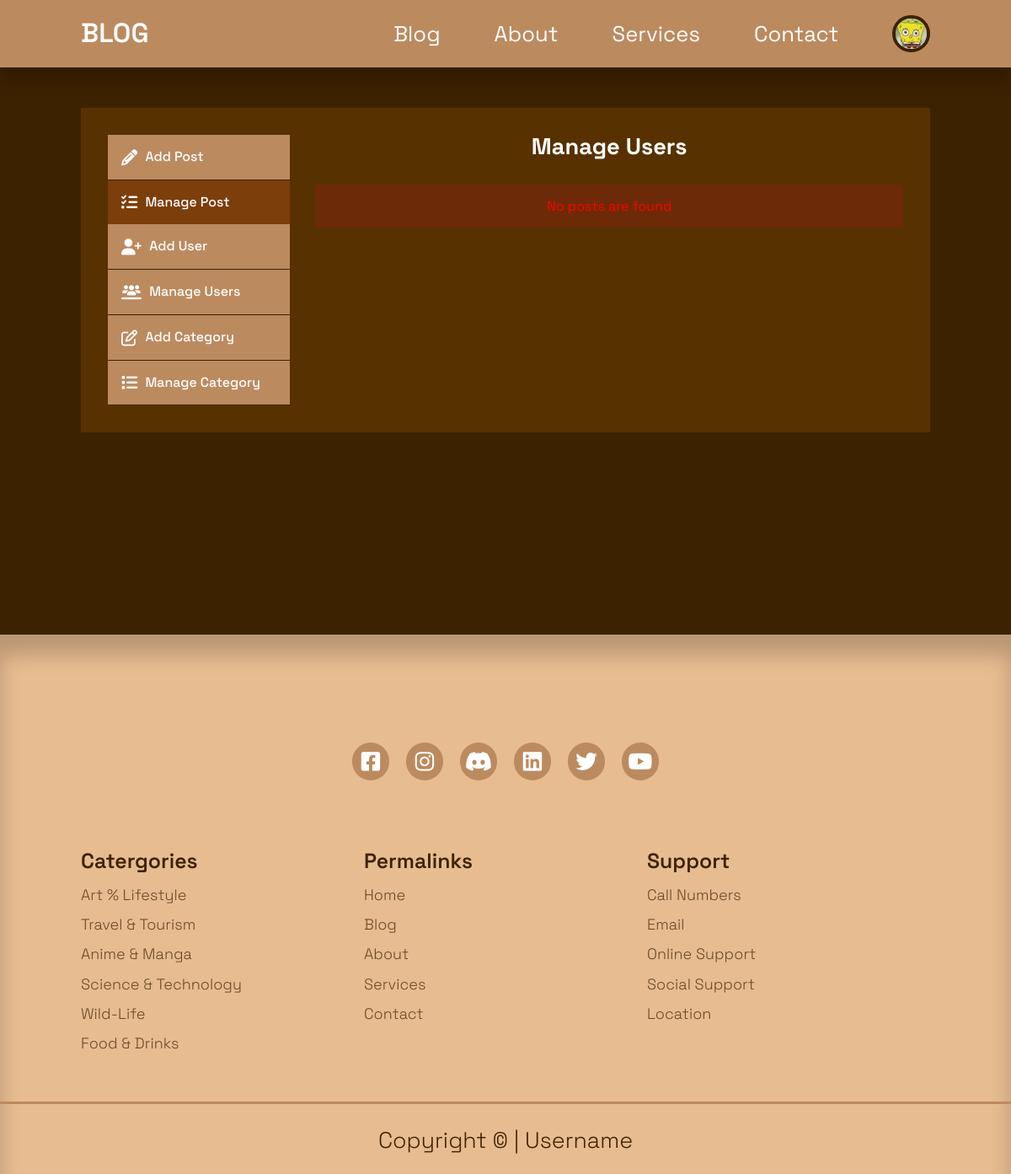
/admin/ (signed in), run on an earlier commit of the app's database.
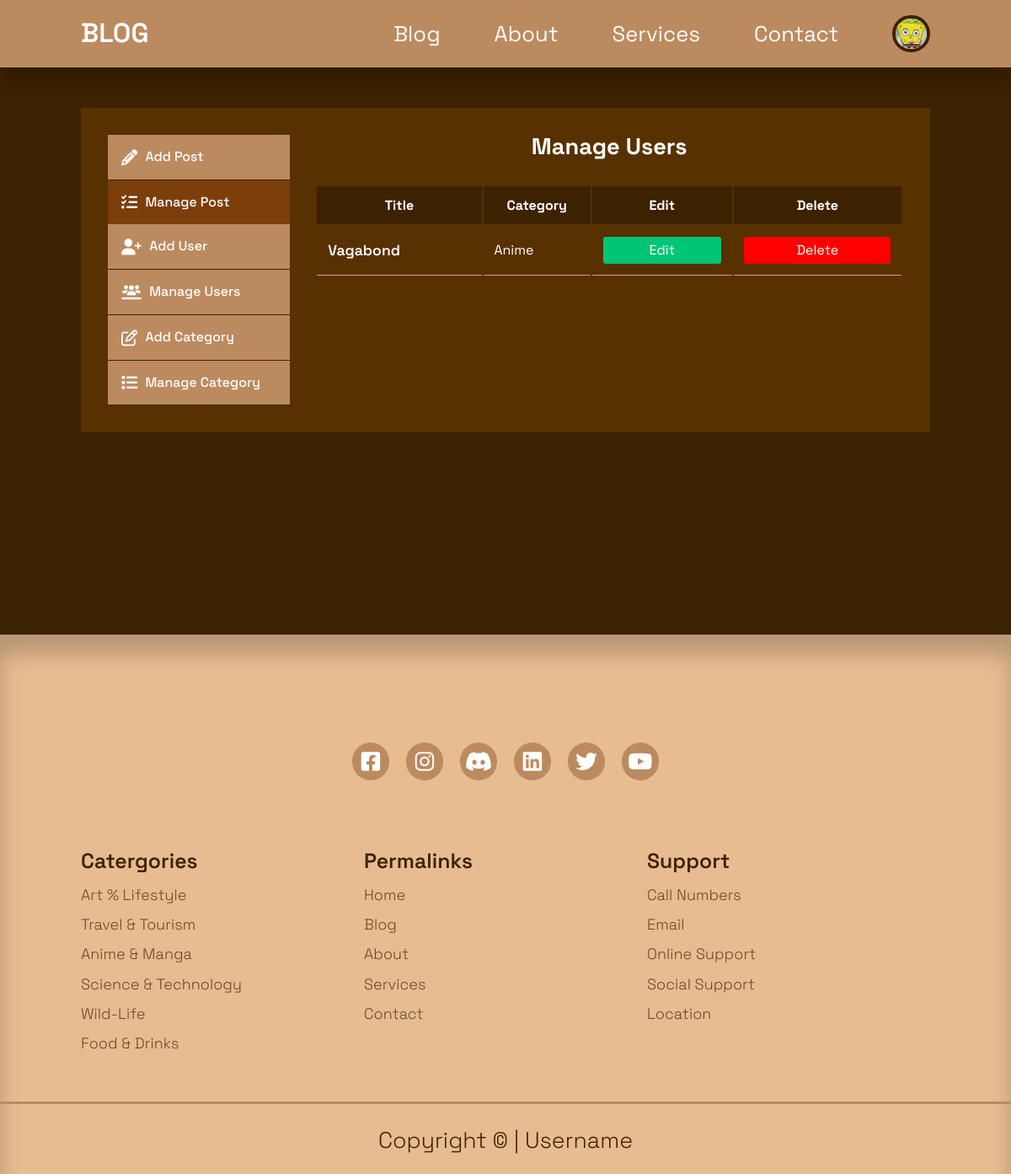
And on a later commit of the database.
### tables this page shows
CREATE TABLE `posts` (
  `id` int(10) UNSIGNED NOT NULL,
  `title` varchar(225) NOT NULL,
  `body` text NOT NULL,
  `thumbnail` varchar(255) NOT NULL,
  `date_time` timestamp NOT NULL DEFAULT current_timestamp(),
  `category_id` int(10) UNSIGNED DEFAULT NULL,
  `author_id` int(10) UNSIGNED NOT NULL,
  `is_featured` tinyint(1) NOT NULL
);

CREATE TABLE `categories` (
  `id` int(10) UNSIGNED NOT NULL,
  `title` varchar(50) NOT NULL,
  `description` text NOT NULL
);

### admin/index.php (the view, shortened to what this page needs)
<?php
  include 'partials/header.php';
  $current_user_id = $_SESSION['user-id'];
  $query = "SELECT id, title, category_id FROM posts WHERE author_id=$current_user_id ORDER BY id DESC";
  $posts =  mysqli_query($connection,$query);
?>
<main>
  <section class="dashboard">
    <div class="container dashboard-container">
      <aside>
        <ul>
          <li>
            <a href="add-post.php">
              <i class="fa-solid fa-pencil"></i>
              <h5>Add Post</h5>
            </a>
          </li>
          <li>
            <a href="index.php" class="dashboard-active">
              <i class="fa-solid fa-list-check"></i>
              <h5>Manage Post</h5>
            </a>
          </li>
          <?php if(isset($_SESSION['user_is_admin'])) : ?>
          <li>
            <a href="add-user.php">
              <i class="fa-solid fa-user-plus"></i>
              <h5>Add User</h5>
            </a>
          </li>
          <li>
            <a href="manage-users.php">
              <i class="fa-solid fa-users-line"></i>
              <h5>Manage Users</h5>
            </a>
          </li>
          <li>
            <a href="add-category.php">
              <i class="fa-regular fa-pen-to-square"></i>
              <h5>Add Category</h5>
            </a>
          </li>
          <li>
            <a href="manage-categories.php" class="active">
              <i class="fa-solid fa-list"></i>
              <h5>Manage Category</h5>
            </a>
          </li>
          <?php endif ?>
          </ul>
        </aside>
        <div class="main-table" >
          <h2>Manage Users</h2>
          <?php if(mysqli_num_rows($posts) > 0) : ?>
          <table>
            <thead>
              <tr>
                <th>Title</th>
                <th>Category</th>
                <th>Edit</th>
                <th>Delete</th>
              </tr>
            </thead>
            <tbody>
              <?php while($post = mysqli_fetch_assoc($posts)) : ?>
                <?php
                  $category_id = $post['category_id'];
                  $category_query = "SELECT title FROM categories WHERE id=$category_id";
                  $category_result = mysqli_query($connection, $category_query);
                  $category = mysqli_fetch_assoc($category_result);
                ?>
              <tr>
                <td><?= $post['title'] ?></td>
                <td><?= $category['title'] ?></td>
                <td><a href="<?= ROOT_URL ?>admin/edit-post.php?id=<?= $post['id'] ?>" class="edit-button sm" >Edit</a></td>
                <td><a href="<?= ROOT_URL ?>admin/delete-post.php?id=<?= $post['id'] ?>" class="delete-button sm" >Delete</a></td>
              </tr>
              <?php endwhile ?>
            </tbody>
          </table>
          <?php else : ?>
            <div class="alert-message error">
            </div>
          <?php endif ?>
        </div>
      </div>
    </section>
  </main>
  <footer>
    <section class="footer-socials" >
      <a href="https://facebook.com" target="_blank"><i class="fa-brands fa-square-facebook"></i></a>
      <a href="https://instagram.com" target="_blank"><i class="fa-brands fa-instagram"></i></a>
      <a href="https://discord.com" target="_blank"><i class="fa-brands fa-discord"></i></a>
      <a href="https://linkedin.com" target="_blank"><i class="fa-brands fa-linkedin"></i></a>
      <a href="https://twitter.com" target="_blank"><i class="fa-brands fa-twitter"></i></a>
      <a href="https://youtube.com" target="_blank"><i class="fa-brands fa-youtube"></i></a>
    </section>
    <div class="container footer-container">
      <article>
        <h4>Catergories</h4>
        <ul>
          <li><a href="">Art % Lifestyle</a></li>
          <li><a href="">Travel & Tourism</a></li>
          <li><a href="">Anime & Manga</a></li>
          <li><a href="">Science & Technology</a></li>
          <li><a href="">Wild-Life</a></li>
          <li><a href="">Food & Drinks</a></li>
        </ul>
      </article>
      <article>
        <h4>Permalinks</h4>
        <ul>
          <li><a href="index.php">Home</a></li>
          <li><a href="post.php">Blog</a></li>
          <li><a href="about.php">About</a></li>
          <li><a href="services.php">Services</a></li>
          <li><a href="contact.php">Contact</a></li>
        </ul>
      </article>
      <article>
        <h4>Support</h4>
        <ul>
          <li><a href="">Call Numbers</a></li>
          <li><a href="">Email</a></li>
          <li><a href="">Online Support</a></li>
          <li><a href="">Social Support</a></li>
          <li><a href="">Location</a></li>
        </ul>
      </article>
    </div>
    <section class="footer-copyright">
      <small>Copyright &copy | Username</small>
    </section>
  </footer>
</body>
</html>

What changed in the data, as far as the page shows it:
added posts: title "Vagabond", category.title "Anime"
Also different on the page:
text now shown: "Title Category Edit Delete"
